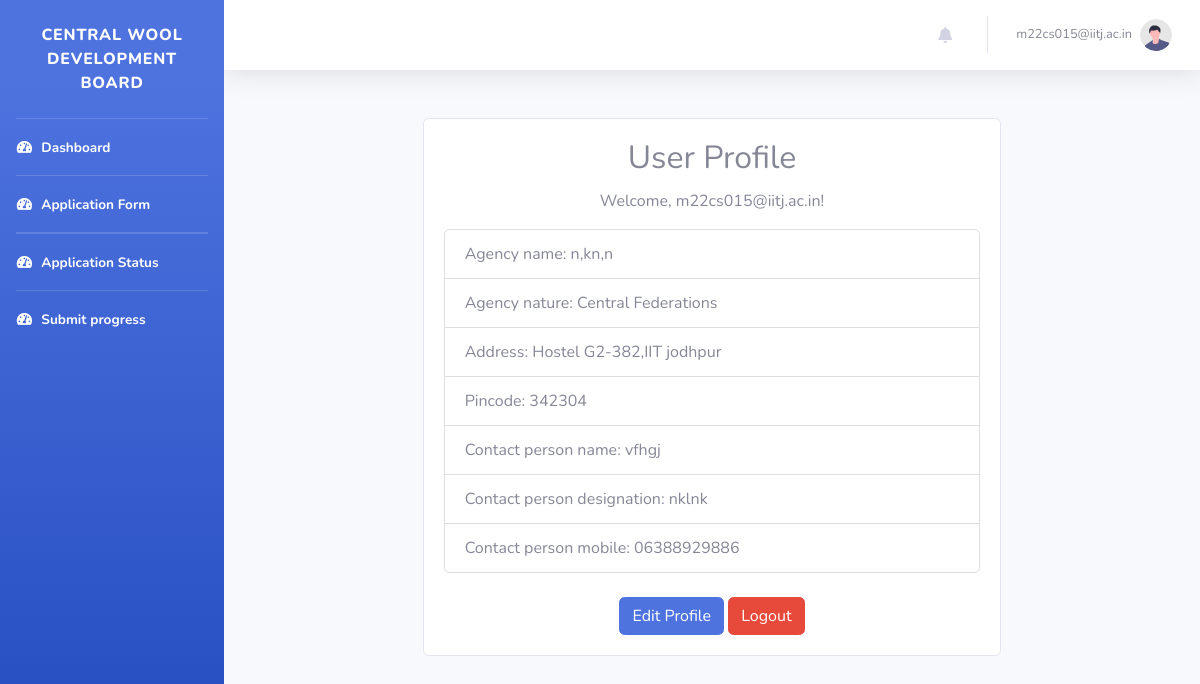
/dashboard/profile/ (signed in), run on the app's committed database.
### authapp/models.py (models this page shows, shortened)
class CustomUser(AbstractBaseUser, PermissionsMixin):
    AGENCY_NATURE_CHOICES = [
        ("Central Federations", "Central Federations"),
        ("State Federations", "State Federations"),
        ("Central Sheep & Wool Boards", "Central Sheep & Wool Boards"),
        ("State Sheep & Wool Boards", "State Sheep & Wool Boards"),
        ("UT Govt. Sheep & Wool Boards", "UT Govt. Sheep & Wool Boards"),
        ("UT Govt. Sheep & Wool Federations", "UT Govt. Sheep & Wool Federations"),
        ("State Govt. Corporations Federations", "State Govt. Corporations Federations"),
        ("Central Departments", "Central Departments"),
        ("State Departments", "State Departments"),
        ("UT Statutory Departments", "UT Statutory Departments"),
        ("Autonomous and Advisory Bodies Departments", "Autonomous and Advisory Bodies Departments"),
        ("State Cooperative Departments", "State Cooperative Departments"),
        ("UT Cooperative Departments", "UT Cooperative Departments"),
        ("Central Govt Cooperative Departments", "Central Govt Cooperative Departments"),
        ("Central Govt Animal Husbandry Department", "Central Govt Animal Husbandry Department"),
        ("State Govt. Animal Husbandry Department", "State Govt. Animal Husbandry Department"),
        ("UT Animal Husbandry Department", "UT Animal Husbandry Department"),
        ("State Industries Department", "State Industries Department"),
        ("Central Industries Department", "Central Industries Department"),
        ("UT Industries Department", "UT Industries Department"),
        ("Central Organizations", "Central Organizations"),
        ("State Organizations", "State Organizations"),
        ("UT Government Organizations", "UT Government Organizations"),
        ("Universities of State", "Universities of State"),
        ("Universities of Central Govt", "Universities of Central Govt"),
        ("Universities of UT", "Universities of UT"),
        ("Govt. marketing event organizers", "Govt. marketing event organizers"),
        ("Central Research & Development Institutions", "Central Research & Development Institutions"),
        ("State Research & Development Institutions", "State Research & Development Institutions"),
        ("UT Govts. Autonomous Research & Development Institutions", "UT Govts. Autonomous Research & Development Institutions"),
        ("Statutory Bodies Research & Development Institutions", "Statutory Bodies Research & Development Institutions"),
        ("Textiles Research Associations (TRAs)", "Textiles Research Associations (TRAs)"),
    ]
    is_staff = models.BooleanField(default=False)
    is_active = models.BooleanField(default=True)
    date_joined = models.DateTimeField(default=timezone.now)
    agency_name = models.CharField(max_length=100,blank=False,null=False,default="")
    agency_nature = models.CharField(
        max_length=100, choices=AGENCY_NATURE_CHOICES, default='Central Federations')
    registration_number = models.CharField(max_length=100, blank=True, null=True)
    address = models.TextField(default="",blank=False,null=False)
    pincode = models.CharField(max_length=10,blank=False,null=False,default="")
    contact_person_name = models.CharField(max_length=100,blank=False,null=False,default="")
    contact_person_designation = models.CharField(max_length=100,blank=False,null=False,default="")
    email = models.EmailField(_("email address"), unique=True,default="")
    contact_person_mobile = models.CharField(max_length=12,blank=False,null=False,default="")
    USERNAME_FIELD = "email"
    REQUIRED_FIELDS = []
    objects = CustomUserManager()

### authapp/views.py (the view)
# urls.py: path('dashboard/profile/', UserProfileView.as_view(), name='user_profile'),
@method_decorator(login_required, name='dispatch')
class UserProfileView(View):
    template_name = 'registration/user_profile.html'
    def get(self, request, *args, **kwargs):
        user = request.user
        return render(request, self.template_name, {'user': user})

### templates/registration/user_profile.html (shortened to what this page needs)
{% extends 'base_dashboard.html' %}
{% block content %}
  <div class="container mt-5">
    <div class="row">
      <div class="col-md-8 offset-md-2">
        <div class="card mx-auto text-center">
          <div class="card-body">
            <h2 class="card-title">User Profile</h2>
            <p class="card-text">Welcome, {{ user.email }}!</p>
            <ul class="list-group text-left">
              <li class="list-group-item">Agency name: {{ user.agency_name }}</li>
              <li class="list-group-item">Agency nature: {{ user.agency_nature }}</li>
              <li class="list-group-item">Address: {{ user.address }}</li>
              <li class="list-group-item">Pincode: {{ user.pincode }}</li>
              <li class="list-group-item">Contact person name: {{ user.contact_person_name }}</li>
              <li class="list-group-item">Contact person designation: {{ user.contact_person_designation }}</li>
              <li class="list-group-item">Contact person mobile: {{ user.contact_person_mobile }}</li>
            </ul>
            <br>
            <a class="btn btn-primary" href="{% url 'authapp:edit_profile' %}">Edit Profile</a>
            <a class="btn btn-danger" href="{% url 'authapp:logout' %}">Logout</a>
          </div>
        </div>
      </div>
    </div>
  </div>
{% endblock %}

### templates/base_dashboard.html (shortened to what this page needs)
{% load static %}
<!DOCTYPE html>
<html lang="en">
<head>
    <link href="{%static 'css/user_dashboard/all.min.css'%}" rel="stylesheet" type="text/css">
        <link rel="stylesheet" href="https://cdnjs.cloudflare.com/ajax/libs/font-awesome/5.15.3/css/all.min.css">
    <link href="{%static 'css/user_dashboard/sb-admin-2.min.css'%}" rel="stylesheet">
</head>
<body id="page-top">
    <div id="wrapper">
        <ul class="navbar-nav bg-gradient-primary sidebar sidebar-dark accordion" id="accordionSidebar">
             <br>
            <a class="sidebar-brand d-flex align-items-center justify-content-center" href="index.html">
                <div class="sidebar-brand-text mx-sm-2">Central Wool Development Board</div>
            </a>
            <br>
            <hr class="sidebar-divider my-0">
            <li class="nav-item active">
                <a class="nav-link" href="{% url 'authapp:dashboard' %}">
                    <i class="fas fa-fw fa-tachometer-alt"></i>
                    <span>Dashboard</span></a>
            </li>
             <hr class="sidebar-divider my-0">
             <li class="nav-item active">
                <a class="nav-link" href="{% url 'authapp:submit_proposal' %}">
                    <i class="fas fa-fw fa-tachometer-alt"></i>
                    <span>Application Form</span></a>
            </li>
             <hr class="sidebar-divider my-0">
             <hr class="sidebar-divider my-0">
             <li class="nav-item active">
                <a class="nav-link" href="{% url 'authapp:proposal_status' %}">
                    <i class="fas fa-fw fa-tachometer-alt"></i>
                    <span>Application Status</span></a>
            </li>
            <hr class="sidebar-divider my-0">
             <li class="nav-item active">
                <a class="nav-link" href="{% url 'authapp:progress_report' %}">
                    <i class="fas fa-fw fa-tachometer-alt"></i>
                    <span>Submit progress</span></a>
            </li>
        </ul>
        <div id="content-wrapper" class="d-flex flex-column">
            <div id="content">
                 <nav class="navbar navbar-expand navbar-light bg-white topbar mb-4 static-top shadow ">
                    <ul class="navbar-nav ml-auto">
<li class="nav-item dropdown no-arrow mx-1">
    <a class="nav-link dropdown-toggle" href="#" id="alertsDropdown" role="button"
        data-toggle="dropdown" aria-haspopup="true" aria-expanded="false">
        <i class="fas fa-bell fa-fw"></i>
    </a>
</li>
                        <li class="nav-item dropdown no-arrow">
                            <a class="nav-link dropdown-toggle" href="#" id="userDropdown" role="button"
                                data-toggle="dropdown" aria-haspopup="true" aria-expanded="false">
                                <span class="mr-2 d-none d-lg-inline text-gray-600 small">{{user.email}}</span>
                                <img class="img-profile rounded-circle"
                                    src="{%static 'img/undraw_profile.svg'%}">
                            </a>
                        </li>
                    </ul>
</nav>
                <div class="container-fluid">
                   {% block content %}{% endblock %}
                </div>
        </div>
    </div>
</body>
</html>

### data on the page
CustomUser: email "m22cs015@iitj.ac.in", agency_name "n,kn,n", agency_nature "Central Federations", address "Hostel G2-382,IIT jodhpur", pincode "342304", contact_person_name "vfhgj", contact_person_designation "nklnk", contact_person_mobile "06388929886"
